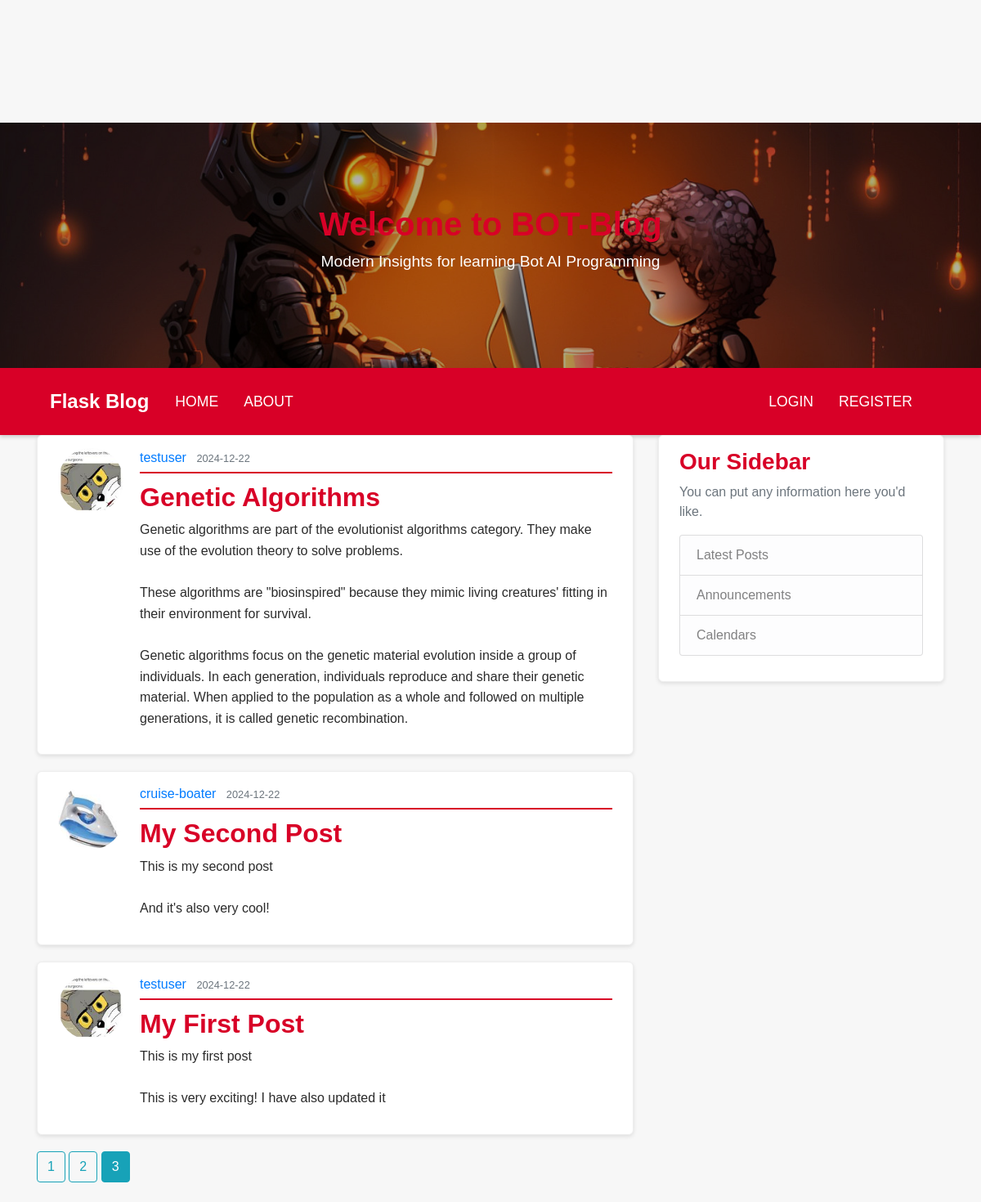
Screenshot of /home?page=3 with the database file from the repository.
### flaskblog/models.py (models this page shows, shortened)
class Post(db.Model):
    id = db.Column(db.Integer, primary_key=True)
    title = db.Column(db.String(100), nullable=False)
    date_posted = db.Column(db.DateTime, nullable=False, default=datetime.utcnow)
    content = db.Column(db.Text, nullable=False)
    user_id = db.Column(db.Integer, db.ForeignKey('user.id'), nullable=False)

class User(db.Model, UserMixin):
    id = db.Column(db.Integer, primary_key=True)
    username = db.Column(db.String(20), unique=True, nullable=False)
    email = db.Column(db.String(120), unique=True, nullable=False)
    image_file = db.Column(db.String(20), nullable=False, default='brainsurgeon.jpg')
    password = db.Column(db.String(60), nullable=False)
    posts = db.relationship('Post', backref='author', lazy=True)

### flaskblog/main/routes.py (the view)
@main.route("/")
@main.route("/home")
def home():
    page  = request.args.get('page', 1, type=int)
    posts = Post.query.order_by(Post.date_posted.desc()).paginate(page=page, per_page=3)
    return render_template('home.html', posts=posts)

### flaskblog/templates/home.html
<!DOCTYPE html>
{% extends "layout.html" %}
{% block content%}
{% for post in posts.items %}
<article class="media content-section">
	<img class="rounded-circle article-img"
		src="{{ url_for('static', filename='profile_pics/' +post.author.image_file) }}">
	<div class="media-body">
		<div class="article-metadata">
			<a class="mr-2" href="{{ url_for('users.user_posts', username=post.author.username) }}">{{ post.author.username }}</a>
			<small class="text-muted">{{ post.date_posted.strftime('%Y-%m-%d') }}</small>
		</div>
		<h2><a class="article-title" href="{{ url_for('posts.post', post_id=post.id) }}">{{ post.title }}</a></h2>
		<p class="article-content">{{ post.content }}</p>
	</div>
</article>
{% endfor %}
	{% for page_num in posts.iter_pages(left_edge=1, right_edge=1, left_current=1, right_current=2) %}
		{% if page_num %}
			{% if posts.page == page_num %}
				<a class="btn btn-info mb-4" href="{{ url_for('main.home',  page=page_num) }}">{{ page_num }}</a>
			{% else %}
				<a class="btn btn-outline-info mb-4" href="{{ url_for('main.home',  page=page_num) }}">{{ page_num }}</a>
			{% endif %}
		{% else %}
			...
		{% endif %}
	{% endfor %}
{% endblock content %}

### flaskblog/static/main.css (style rules this page uses)
body { background: #f7f7f7; color: #2b2b2b; margin-top: 5rem; font-family: Arial, sans-serif; }
h1, h2, h3, h4, h5, h6 { color: #d80027; font-weight: bold; }
body { padding-top: 70px; }
.content-section { background: #ffffff; padding: 15px 25px; border: 1px solid #eeeeee; border-radius: 6px; box-shadow: 0 2px 5px rgba(0, 0, 0, 0.1); margin-bottom: 20px; }
.article-title { color: #d80027; font-weight: bold; }
.article-content { white-space: pre-line; line-height: 1.6; }
.article-img { height: 80px; width: 80px; margin-right: 20px; border-radius: 5px; }
.article-metadata { padding-bottom: 5px; margin-bottom: 10px; border-bottom: 2px solid #d80027; }

### rows the page displays
Post: image_file (picture), author.username "testuser", date_posted "2024-12-22", title "Genetic Algorithms", content "Genetic algorithms are part of the evolutionist algorithms category. They make use of the evolution theory to solve problems. These algorithms are \"biosinspired\" because they mimic living creatures' fitting in their environment for survival. Genetic algorithms focus on the genetic material evolution inside a group of individuals. In each generation, individuals reproduce and share their genetic material. When applied to the population as a whole and followed on multiple generations, it is called genetic recombination."
Post: image_file (picture), author.username "cruise-boater", date_posted "2024-12-22", title "My Second Post", content "This is my second post And it's also very cool!"
Post: image_file (picture), author.username "testuser", date_posted "2024-12-22", title "My First Post", content "This is my first post This is very exciting! I have also updated it"

### other values shown
{{ page_num }} "1" "2"
{{ page_num }} "3"
